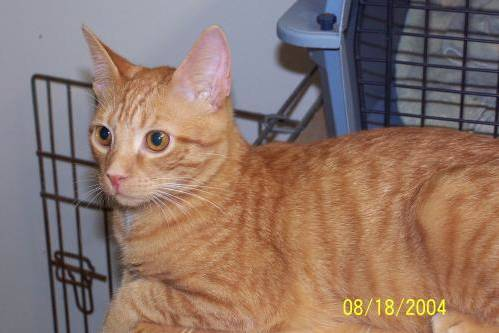
#> input picture CNN/data/images/cats/cat.10218.jpg, 499 x 333 px; its folder holds only this picture in this run
$ jupyter execute pre-resize.ipynb
#> lines starting #> are read from the running program, lines starting #| are printed output that depends on the picture
[cell 1]
import os
from PIL import Image

input_dir = "./data/images"
output_dir = "./data/images_128"

img_size = (128, 128)

for class_name in os.listdir(input_dir):
    class_path = os.path.join(input_dir, class_name)

    if not os.path.isdir(class_path):
        continue

    save_class_path = os.path.join(output_dir, class_name)
    os.makedirs(save_class_path, exist_ok=True)

    for img_name in os.listdir(class_path):
        img_path = os.path.join(class_path, img_name)

        try:
            img = Image.open(img_path).convert("RGB")
#> img is the input picture: PIL image 499x333 RGB; mean R, G, B 141.3, 117, 106.3
            img = img.resize(img_size)
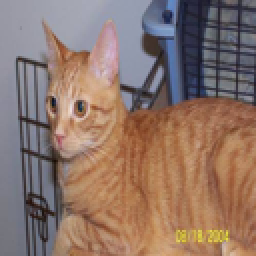
#> img: PIL image 128x128 RGB (shown 2 times larger); mean R, G, B 141.3, 117, 106.3

            save_path = os.path.join(save_class_path, img_name)
            img.save(save_path)

        except Exception as e:
            print("Error:", img_path, e)
#> pass 2 of the loop `for class_name in os.listdir(input_dir):`:
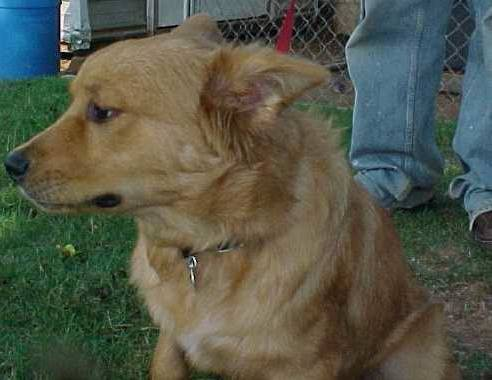
#> input picture CNN/data/images/dogs/dog.10611.jpg, 492 x 380 px
#> img is the input picture: PIL image 492x380 RGB; mean R, G, B 84.4, 87.2, 72.5
#> `img = img.resize(img_size)`:
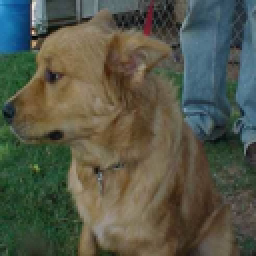
#> img: PIL image 128x128 RGB (shown 2 times larger); mean R, G, B 84.4, 87.2, 72.4

print("Done resizing all images!")
